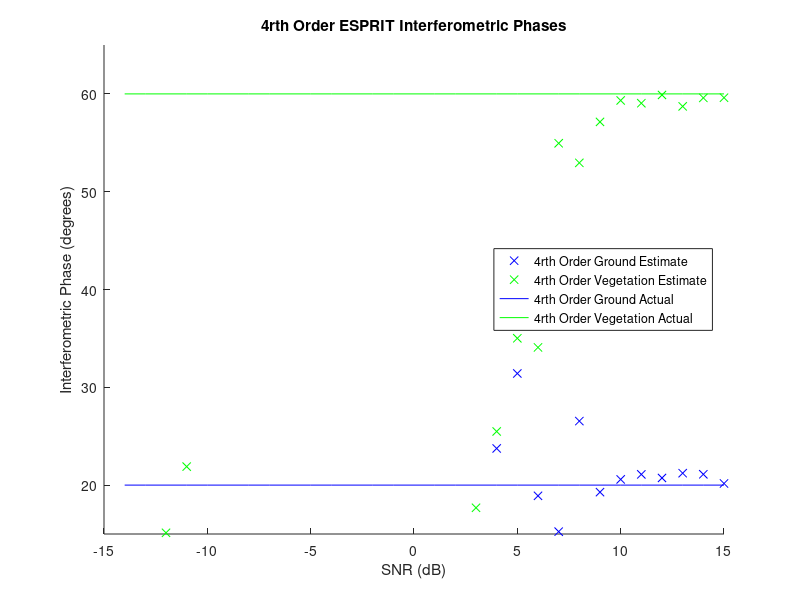
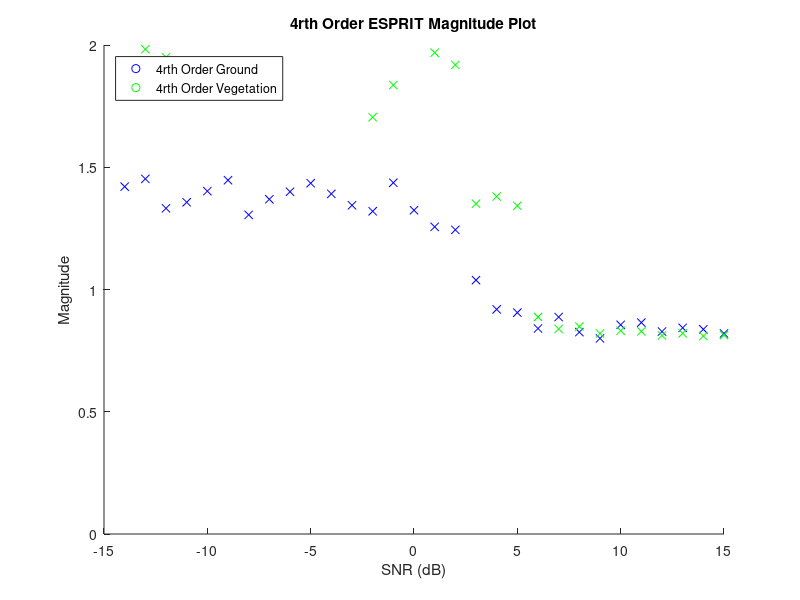
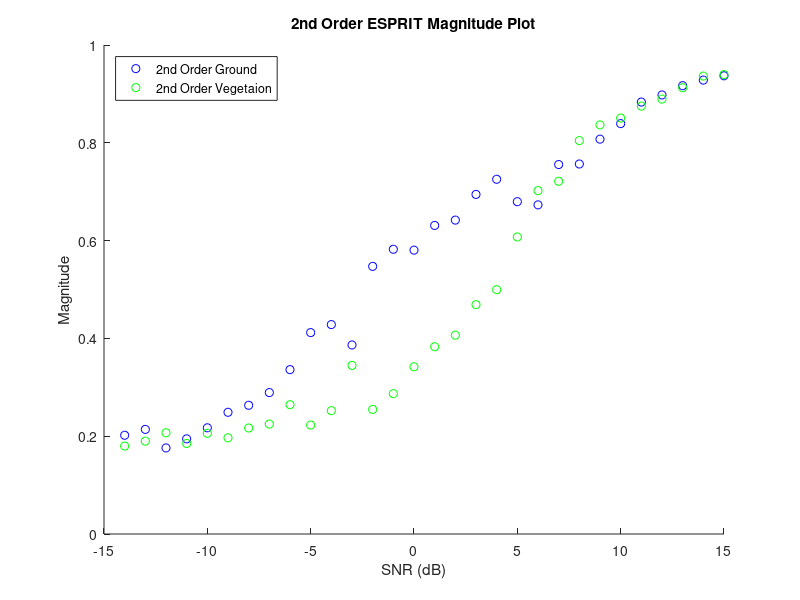
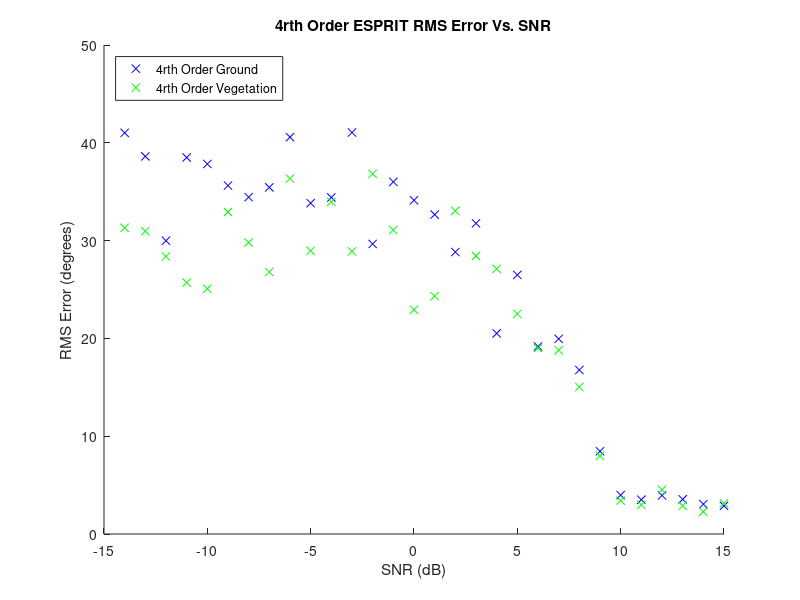

The MATLAB source for these figures, in order:
%% Afric_Sim_test_ESPRIT
clc;clear;
%% Initializations
alpha = 1; %ground weighting factor
beta = 1;   %veg weighting factor

Pol_ground = [1;1;0]./sqrt(2);
Pol_vegitation = [1;1;1]./sqrt(3);

eye_2 = 0;
G_O = 20;
ground_offset = G_O*pi/180; % ground interferomitry offset
V_O = 60;
vegitation_offset = V_O*pi/180;    % veg interferomitry offset

Averaged_samples = 20;
Window_optimal = 81;    %size of window
SNR_samples = 30;

ground_angle_4 = zeros(SNR_samples,1);
ground_angle_2 = zeros(SNR_samples,1);

vegitation_angle_4 = zeros(SNR_samples,1);
vegitation_angle_2 = zeros(SNR_samples,1);

ground_abs_4 = zeros(SNR_samples,1);
ground_abs_2 = zeros(SNR_samples,1);

vegitation_abs_4 = zeros(SNR_samples,1);
vegitation_abs_2 = zeros(SNR_samples,1);

ground_angle_rmse_4 = zeros(SNR_samples,1);
vegitation_angle_rmse_4 = zeros(SNR_samples,1);

ground_angle_rmse_2 = zeros(SNR_samples,1);
vegitation_angle_rmse_2 = zeros(SNR_samples,1);

SNR = zeros(1,SNR_samples);
%% Matrix Construction
for SNR_sample = (1:SNR_samples);
    
    SNR(SNR_sample)=SNR_sample-15;
    Noise = (10^(-SNR(SNR_sample)/20))/sqrt(3);
    
    for unusedvariable = 1:Averaged_samples
        %% Matrix Construction
        
        g =  Pol_ground*exp(1i*2*pi*rand(1,Window_optimal));
        v =  Pol_vegitation*exp(1i*2*pi*rand(1,Window_optimal));
        
        s1 = alpha*g + beta*v;
        s2 = alpha*exp(1i*ground_offset)*g + beta*exp(1i*vegitation_offset)*v;
        
        s1_Noise = s1 + Noise*sqrt(-2*log(1-rand(3,Window_optimal))).*exp(1i*2*pi*rand(3,Window_optimal));
        s2_Noise = s2 + Noise*sqrt(-2*log(1-rand(3,Window_optimal))).*exp(1i*2*pi*rand(3,Window_optimal));
        
        index=[1 1
            2 2
            3 3
            1 2
            1 3
            2 3];
        
        S1_2 = [s1_Noise(1,:)
            s1_Noise(2,:)
            s1_Noise(3,:)];
        
        S2_2 = [s2_Noise(1,:)
            s2_Noise(2,:)
            s2_Noise(3,:)];
        
        S1_4 = [s1_Noise(1,:).*s1_Noise(1,:)
            s1_Noise(2,:).*s1_Noise(2,:)
            s1_Noise(3,:).*s1_Noise(3,:)
            s1_Noise(1,:).*s1_Noise(2,:)
            s1_Noise(1,:).*s1_Noise(3,:)
            s1_Noise(2,:).*s1_Noise(3,:)];
        
        S2_4 = [s2_Noise(1,:).*s2_Noise(1,:)
            s2_Noise(2,:).*s2_Noise(2,:)
            s2_Noise(3,:).*s2_Noise(3,:)
            s2_Noise(1,:).*s2_Noise(2,:)
            s2_Noise(1,:).*s2_Noise(3,:)
            s2_Noise(2,:).*s2_Noise(3,:)];
        
        R1_2 = S1_2*S1_2'/Window_optimal;
        R2_2 = S1_2*S2_2'/Window_optimal;
        
        R10_2 = S1_2*S1_2.'/Window_optimal;
        R20_2 = S2_2*S2_2.'/Window_optimal;
        
        
        R1_4 = S1_4*S1_4'/Window_optimal;
        R2_4 = S1_4*S2_4'/Window_optimal;
              
        for m = 1:6
            for n = 1:6
                
                R1_4(m,n)= R1_4(m,n) - R10_2(index(m,1),index(m,2))*R10_2(index(n,1),index(n,2))...
                    - R1_2(index(m,1),index(n,1))*R1_2(index(m,2),index(n,2))...
                    - R1_2(index(m,1),index(n,2))*R1_2(index(m,2),index(n,1));
                
                R2_4(m,n)= R2_4(m,n) - R10_2(index(m,1),index(m,2))*R20_2(index(n,1),index(n,2))...
                    - R2_2(index(m,1),index(n,1))*R2_2(index(m,2),index(n,2))...
                    - R2_2(index(m,1),index(n,2))*R2_2(index(m,2),index(n,1));
                
            end
        end
        %% Second Order Stats
        [eigenvec_2,eigenval_2] =eig((pinv(R1_2 + eye_2*eye(3)))*R2_2,'nobalance');
        
        [~,srt_2]=sort(abs(diag(eigenval_2)),'descend');
        
        Leig_copol = (abs(eigenval_2(srt_2(1),srt_2(1)))^2)....
            *abs(eigenvec_2(1,srt_2(1)))^2....
            + abs(eigenvec_2(2,srt_2(1)))^2;
        
        SLeig_copol = (abs(eigenval_2(srt_2(1),srt_2(1)))^2)....
            *abs(eigenvec_2(1,srt_2(2)))^2....
            + abs(eigenvec_2(2,srt_2(2)))^2;
        
        if (Leig_copol >= SLeig_copol)
            
            ground_angle_2(SNR_sample,1) = ground_angle_2(SNR_sample,1)....
                + angle(eigenval_2(srt_2(1),srt_2(1)))/Averaged_samples;
            
            ground_angle_rmse_2(SNR_sample) =  ground_angle_rmse_2(SNR_sample)...
                + ((ground_offset + angle(eigenval_2(srt_2(1),srt_2(1))))^2)/Averaged_samples;
            
            
            vegitation_angle_2(SNR_sample,1) = vegitation_angle_2(SNR_sample,1)....
                + angle(eigenval_2(srt_2(2),srt_2(2)))/Averaged_samples;
            
            vegitation_angle_rmse_2(SNR_sample) =  vegitation_angle_rmse_2(SNR_sample)...
                + ((vegitation_offset + angle(eigenval_2(srt_2(2),srt_2(2))))^2)/Averaged_samples;
            
            
            
            ground_abs_2(SNR_sample,1) = ground_abs_2(SNR_sample,1)....
                + (abs(eigenval_2(srt_2(1),srt_2(1))))/Averaged_samples;
            
            vegitation_abs_2(SNR_sample,1) = vegitation_abs_2(SNR_sample,1)....
                + (abs(eigenval_2(srt_2(2),srt_2(2))))/Averaged_samples;
        else
            
            ground_angle_2(SNR_sample,1) = ground_angle_2(SNR_sample,1)....
                + angle(eigenval_2(srt_2(2),srt_2(2)))/Averaged_samples;
            
            ground_angle_rmse_2(SNR_sample) =  ground_angle_rmse_2(SNR_sample)...
                + ((ground_offset + angle(eigenval_2(srt_2(2),srt_2(2))))^2)/Averaged_samples;
            
            
            vegitation_angle_2(SNR_sample,1) = vegitation_angle_2(SNR_sample,1)....
                + angle(eigenval_2(srt_2(1),srt_2(1)))/Averaged_samples;
            
            vegitation_angle_rmse_2(SNR_sample) =  vegitation_angle_rmse_2(SNR_sample)...
                + ((vegitation_offset + angle(eigenval_2(srt_2(1),srt_2(1))))^2)/Averaged_samples;
            
            
            ground_abs_2(SNR_sample,1) = ground_abs_2(SNR_sample,1)....
                +(abs(eigenval_2(srt_2(2),srt_2(2))))/Averaged_samples;
            
            vegitation_abs_2(SNR_sample,1) = vegitation_abs_2(SNR_sample,1)....
                + (abs(eigenval_2(srt_2(1),srt_2(1))))/Averaged_samples;
        end
        
        %% Fourth Order Statistics
       
        [~,eigenvalCov11_4] = eig(R1_4,'nobalance');

        eye_4 = mean(diag(eigenvalCov11_4))/max(diag(eigenvalCov11_4))^2
%         eye_4 = (6*min(diag(abs(eigenvalCov11_4))))/(sum(diag(abs(eigenvalCov11_4)))-min(diag(abs(eigenvalCov11_4))))
        [eigenvec_4,eigenval_4] = eig((pinv(R1_4 + eye_4*eye(6)))*R2_4,'nobalance');
        [~,srt_4] = sort(abs(diag(eigenval_4)),'descend');
        
        LeigTemp  = (abs(eigenval_4(srt_4(1),srt_4(1))))^2....
            *(abs(eigenvec_4(3,srt_4(1)))^2....
            + abs(eigenvec_4(5,srt_4(1)))^2....
            + abs(eigenvec_4(6,srt_4(1)))^2);
        
        SLeigTemp = (abs(eigenval_4(srt_4(2),srt_4(2))))^2....
            *(abs(eigenvec_4(3,srt_4(2)))^2....
            + abs(eigenvec_4(5,srt_4(2)))^2....
            + abs(eigenvec_4(6,srt_4(2)))^2);
        
        if LeigTemp >= SLeigTemp
            vegitation_angle_4(SNR_sample,1) = vegitation_angle_4(SNR_sample,1)....
                + 0.5*angle(eigenval_4(srt_4(1),srt_4(1)))/Averaged_samples;
            
            vegitation_angle_rmse_4(SNR_sample) =  vegitation_angle_rmse_4(SNR_sample)...
                + ((vegitation_offset - abs(0.5*angle(eigenval_4(srt_4(1),srt_4(1)))))^2)/Averaged_samples;
            
            ground_angle_4(SNR_sample,1) = ground_angle_4(SNR_sample,1)....
                + 0.5*angle(eigenval_4(srt_4(2),srt_4(2)))/Averaged_samples;
            
            ground_angle_rmse_4(SNR_sample) =  ground_angle_rmse_4(SNR_sample)...
                + ((ground_offset - abs(0.5*angle(eigenval_4(srt_4(2),srt_4(2)))))^2)/Averaged_samples;
            
            
            vegitation_abs_4(SNR_sample,1) = vegitation_abs_4(SNR_sample,1)....
                + sqrt(abs(eigenval_4(srt_4(1),srt_4(1))))/Averaged_samples;
            
            ground_abs_4(SNR_sample,1) = ground_abs_4(SNR_sample,1)....
                + sqrt(abs(eigenval_4(srt_4(2),srt_4(2))))/Averaged_samples;
            
        else
            
            vegitation_angle_4(SNR_sample,1) = vegitation_angle_4(SNR_sample,1)....
                + 0.5*angle(eigenval_4(srt_4(2),srt_4(2)))/Averaged_samples;
            
            vegitation_angle_rmse_4(SNR_sample) =  vegitation_angle_rmse_4(SNR_sample)...
                + ((vegitation_offset - abs(0.5*angle(eigenval_4(srt_4(2),srt_4(2)))))^2)/Averaged_samples;
            
            
            ground_angle_4(SNR_sample,1) = ground_angle_4(SNR_sample,1)....
                + 0.5*angle(eigenval_4(srt_4(1),srt_4(1)))/Averaged_samples;
            
            ground_angle_rmse_4(SNR_sample) =  ground_angle_rmse_4(SNR_sample)...
                + ((ground_offset - abs(0.5*angle(eigenval_4(srt_4(1),srt_4(1)))))^2)/Averaged_samples;
            
            
            vegitation_abs_4(SNR_sample,1) = vegitation_abs_4(SNR_sample,1)....
                + sqrt(abs(eigenval_4(srt_4(2),srt_4(2))))/Averaged_samples;
            
            ground_abs_4(SNR_sample,1) = ground_abs_4(SNR_sample,1)....
                + sqrt(abs(eigenval_4(srt_4(1),srt_4(1))))/Averaged_samples;
        end
    end
end
ground_angle_rmse_2 = sqrt(ground_angle_rmse_2)*180/pi;
vegitation_angle_rmse_2 = sqrt(vegitation_angle_rmse_2)*180/pi;
ground_angle_rmse_4 = sqrt(ground_angle_rmse_4)*180/pi;
vegitation_angle_rmse_4 = sqrt(vegitation_angle_rmse_4)*180/pi;
%% Plotting Results

figure(2);
title('4rth Order ESPRIT Interferometric Phases');
xlabel('SNR (dB)');ylabel('Interferometric Phase (degrees)');
hold on;
plot(SNR,(-ground_angle_4)*180/pi,'bx');
plot(SNR,(-vegitation_angle_4)*180/pi,'gx');
plot(SNR,G_O*ones(1,SNR_samples),'b');
plot(SNR,V_O*ones(1,SNR_samples),'g');
axis([-15,15,G_O-5,V_O+5])
legend('4rth Order Ground Estimate','4rth Order Vegetation Estimate',...
    '4rth Order Ground Actual','4rth Order Vegetation Actual','Location','east')
hold off

figure(3);
title('2nd Order ESPRIT Interferometric Phases');
xlabel('SNR (dB)');ylabel('Interferometric Phase (degrees)');
hold on;
plot(SNR,(-ground_angle_2)*180/pi,'bo');
plot(SNR,(-vegitation_angle_2)*180/pi,'go');
plot(SNR,G_O*ones(1,SNR_samples),'b');
plot(SNR,V_O*ones(1,SNR_samples),'g');
axis([-15,15,G_O-5,V_O+5])
legend('2nd Order Ground Estimate','2nd Order Vegetation Estimate',...
    '2nd Order Ground Actual','2nd Order Vegetation Actual','Location','east')
hold off

figure(3);
title('4rth Order ESPRIT Magnitude Plot');
xlabel('SNR (dB)');ylabel('Magnitude');
hold on;
plot(SNR,ground_abs_4,'bx');
plot(SNR,vegitation_abs_4,'gx');
axis([-15,15,0,2])
legend('4rth Order Ground','4rth Order Vegetation','Location','northwest')
hold off

figure(4);
title('2nd Order ESPRIT Magnitude Plot');
xlabel('SNR (dB)');ylabel('Magnitude');
hold on;
plot(SNR,ground_abs_2,'bo');
plot(SNR,vegitation_abs_2,'go');
legend('2nd Order Ground','2nd Order Vegetaion','Location','northwest')
hold off

figure(5)
title('4rth Order ESPRIT RMS Error Vs. SNR');
xlabel('SNR (dB)');ylabel('RMS Error (degrees)');
hold on;
plot(SNR,ground_angle_rmse_4,'bx')
plot(SNR,vegitation_angle_rmse_4,'gx')
legend('4rth Order Ground','4rth Order Vegetation','Location','northwest')
hold off

figure(6)
title('2nd Order ESPRIT RMS Error Vs. SNR');
xlabel('SNR (dB)');ylabel('RMS Error (degrees)');
hold on;
plot(SNR,ground_angle_rmse_2,'bo')
plot(SNR,vegitation_angle_rmse_2,'go')
legend('2nd Order Ground','2nd Order Vegetaion','Location','northwest')
hold off

figure(7)
title('4rth Order ESPRIT RMS Error Vs. Magnitude');
ylabel('RMS Error (degrees)');xlabel('Magnitude');
hold on;
plot(ground_abs_4,ground_angle_rmse_4,'bx')
plot(vegitation_abs_4,vegitation_angle_rmse_4,'gx')
legend('4rth Order Ground','4rth Order Vegetaion','Location','northwest');
hold off

figure(8)
title('2nd Order ESPRIT RMS Error Vs. Magnitude');
ylabel('RMS Error (degrees)');xlabel('Magnitude');
hold on;
plot(ground_abs_2,ground_angle_rmse_2,'bo')
plot(vegitation_abs_2,vegitation_angle_rmse_2,'go')
legend('2nd Order Ground','2nd Order Vegetaion','Location','northwest')
hold off

figure(9)
title('2nd and 4rth Order ESPRIT RMS Error Vs. SNR');
xlabel('SNR (dB)');ylabel('RMS Error (dB)');
hold on;
plot(SNR,10*log10(vegitation_angle_rmse_4),'k')
plot(SNR,10*log10(vegitation_angle_rmse_2),'b')
legend('4rth Order Vegetation','2nd Order Vegetaion','Location','northwest')
hold off